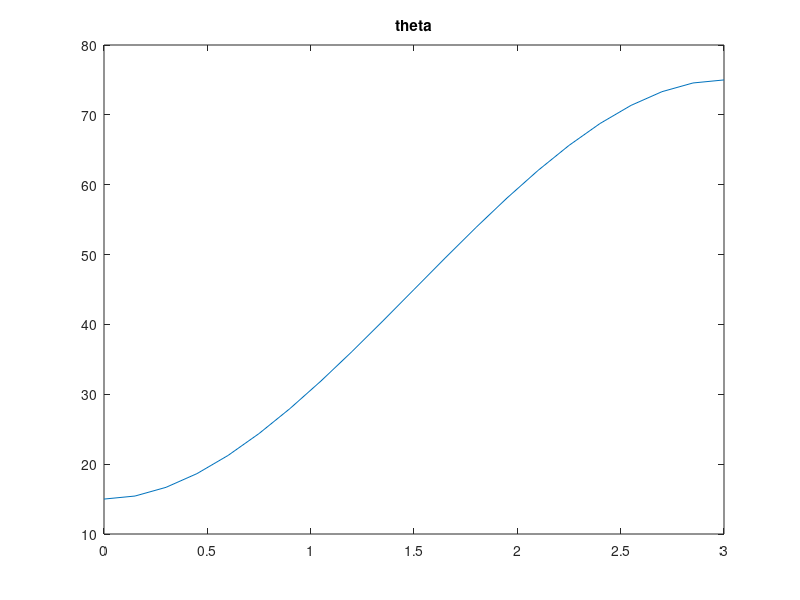
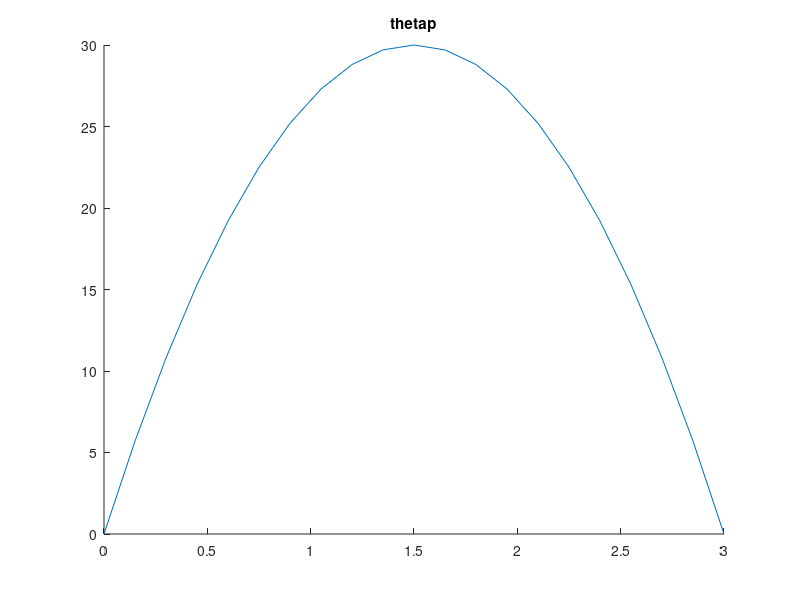
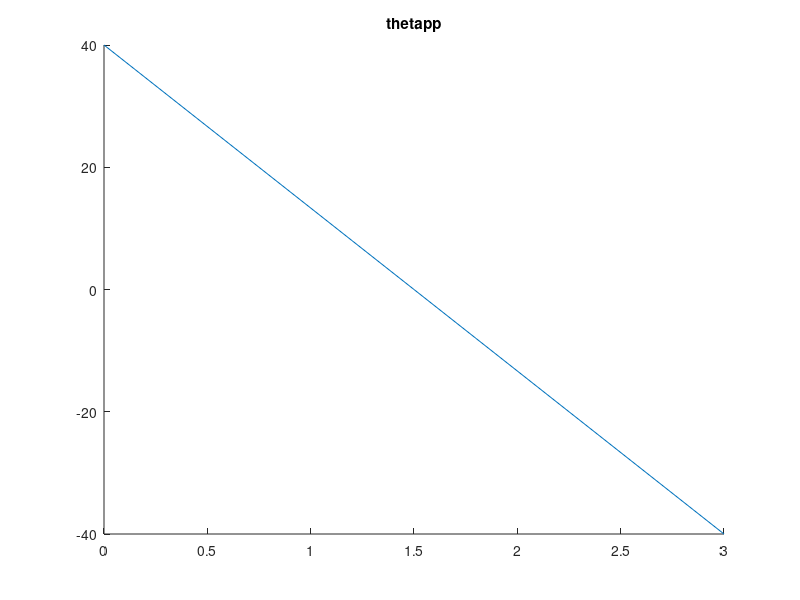

Write MATLAB code to recreate these figures, in order.


%Planeamento da trajetoria

close all, clear all;

theta0=15%deg2rad(15); %graus
thetaf=75%deg2rad(75); %graus
t=3; %segundos
tf=3;
%theta0=a




a0=theta0
a1=0
a2=3/tf^2*(thetaf-theta0)
a3=-2/tf^3*(thetaf-theta0)
n=20
t=0:3/n:3;
k=1
for i=1:n+1
    theta(k)=a0+a1*t(i)+a2*t(i).^2+a3*t(i).^3
    thetap(k)=2*a2*t(i)+3*a3*t(i).^2
    thetapp(k)=2*a2+6*a3*t(i)
   
    k=k+1;
end


figure(1)
plot(t,theta)
title('theta')
figure(2)
hold on
title('thetap')
plot(t,thetap)
figure(3)
hold on
title('thetapp')
plot(t,thetapp)